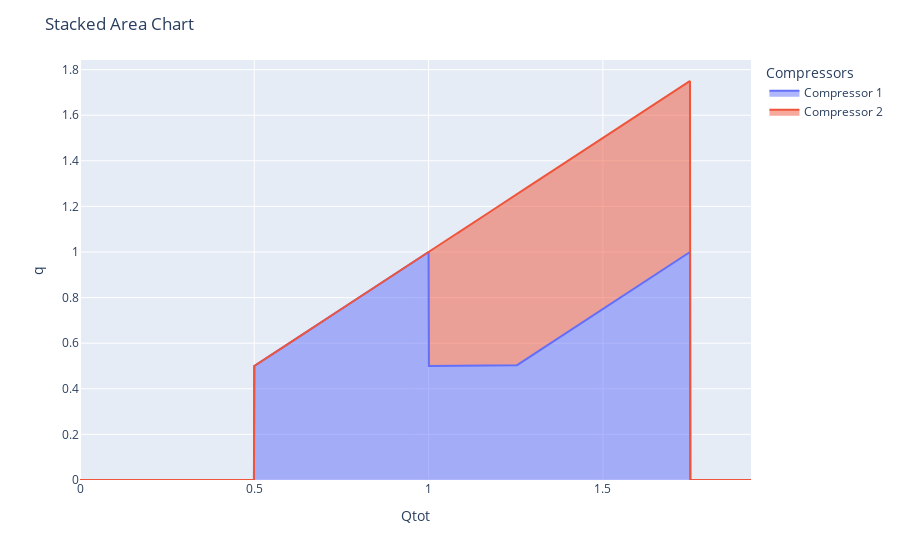

Notebook source saved alongside this figure:
### Code cell
import plotly.express as px
import pandas as pd

df_Q = df[['Qtot', *[f'{c}: q' for c in comp_names]]].copy()
df_Q.rename(columns={f'{c}: q': c for c in comp_names}, inplace=True)
df_W = df[['Qtot', *[f'{c}: w' for c in comp_names]]].copy()
df_W.rename(columns={f'{c}: w': c for c in comp_names}, inplace=True)

#dg.rename(columns={'oldName1': 'newName1', 'oldName2': 'newName2'}, inplace=True)
# Melt the DataFrame to create a long-form dataset
df_Q_melted = df_Q.melt(id_vars=['Qtot'], var_name='Compressors', value_name='q')
df_W_melted = df_W.melt(id_vars=['Qtot'], var_name='Compressors', value_name='w')
df_melted = pd.merge(df_Q_melted, df_W_melted, on=['Qtot', 'Compressors'])

# Create a stacked area chart
fig = px.area(df_melted, x='Qtot', y='q', color='Compressors', line_group='Compressors', hover_name='Compressors', hover_data={'q': True, 'w': True})

# Customize the chart layout
fig.update_layout(title='Stacked Area Chart', xaxis_title='Qtot', yaxis_title='q')

# Display the chart
fig.show()

### Figure 1 — Plotly figure (JSON) as saved in the notebook; plotly's stock layout.template omitted (floating-point values rounded to 4 significant figures; data arrays with more than 128 entries replaced by an {"elided": "..."} marker saying what was removed)
{"data": [{"customdata": {"elided": "1926x1 float values"}, "fillpattern": {"shape": ""}, "hovertemplate": "<b>%{hovertext}</b><br><br>Compressors=Compressor 1<br>Qtot=%{x}<br>q=%{y}<br>w=%{customdata[0]}<extra></extra>", "hovertext": {"elided": "1926 str values"}, "legendgroup": "Compressor 1", "line": {"color": "#636efa"}, "marker": {"symbol": "circle"}, "mode": "lines", "name": "Compressor 1", "orientation": "v", "showlegend": true, "stackgroup": "1", "type": "scatter", "x": {"elided": "1926 float values"}, "xaxis": "x", "y": {"elided": "1926 float values"}, "yaxis": "y"}, {"customdata": {"elided": "1926x1 float values"}, "fillpattern": {"shape": ""}, "hovertemplate": "<b>%{hovertext}</b><br><br>Compressors=Compressor 2<br>Qtot=%{x}<br>q=%{y}<br>w=%{customdata[0]}<extra></extra>", "hovertext": {"elided": "1926 str values"}, "legendgroup": "Compressor 2", "line": {"color": "#EF553B"}, "marker": {"symbol": "circle"}, "mode": "lines", "name": "Compressor 2", "orientation": "v", "showlegend": true, "stackgroup": "1", "type": "scatter", "x": {"elided": "1926 float values"}, "xaxis": "x", "y": {"elided": "1926 float values"}, "yaxis": "y"}], "layout": {"autosize": true, "legend": {"title": {"text": "Compressors"}, "tracegroupgap": 0}, "margin": {"t": 60}, "title": {"text": "Stacked Area Chart"}, "xaxis": {"anchor": "y", "autorange": true, "domain": [0, 1], "range": [0, 1.925], "title": {"text": "Qtot"}, "type": "linear"}, "yaxis": {"anchor": "x", "autorange": true, "domain": [0, 1], "range": [0, 1.842], "title": {"text": "q"}, "type": "linear"}}}
